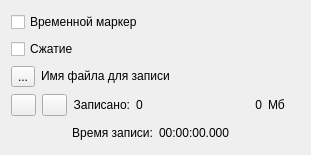
<?xml version="1.0" encoding="UTF-8"?>
<ui version="4.0">
 <class>RecorderForm</class>
 <widget class="QWidget" name="RecorderForm">
  <property name="geometry">
   <rect>
    <x>0</x>
    <y>0</y>
    <width>311</width>
    <height>155</height>
   </rect>
  </property>
  <property name="windowTitle">
   <string>Form</string>
  </property>
  <layout class="QVBoxLayout" name="verticalLayout">
   <item>
    <widget class="QCheckBox" name="cbTimeMarker">
     <property name="text">
      <string>Временной маркер</string>
     </property>
    </widget>
   </item>
   <item>
    <widget class="QCheckBox" name="cbCompression">
     <property name="text">
      <string>Сжатие</string>
     </property>
    </widget>
   </item>
   <item>
    <layout class="QHBoxLayout" name="horizontalLayout_4">
     <item>
      <widget class="QToolButton" name="tbFileNameForRecording">
       <property name="text">
        <string>...</string>
       </property>
      </widget>
     </item>
     <item>
      <widget class="QLabel" name="lbFileNameForRecording">
       <property name="maximumSize">
        <size>
         <width>16777215</width>
         <height>20</height>
        </size>
       </property>
       <property name="text">
        <string>Имя файла для записи</string>
       </property>
      </widget>
     </item>
    </layout>
   </item>
   <item>
    <layout class="QHBoxLayout" name="horizontalLayout_7">
     <item>
      <widget class="QPushButton" name="pbStartStopRecord">
       <property name="maximumSize">
        <size>
         <width>25</width>
         <height>16777215</height>
        </size>
       </property>
       <property name="text">
        <string/>
       </property>
       <property name="icon">
        <iconset resource="../res/buttons.qrc">
         <normaloff>:/Buttons/media-record-16.png</normaloff>
         <normalon>:/Buttons/media-stop-32.png</normalon>:/Buttons/media-record-16.png</iconset>
       </property>
      </widget>
     </item>
     <item>
      <widget class="QPushButton" name="pbPauseRecord">
       <property name="maximumSize">
        <size>
         <width>25</width>
         <height>16777215</height>
        </size>
       </property>
       <property name="text">
        <string/>
       </property>
       <property name="icon">
        <iconset resource="../res/buttons.qrc">
         <normaloff>:/Buttons/media-pause-16.png</normaloff>:/Buttons/media-pause-16.png</iconset>
       </property>
       <property name="flat">
        <bool>false</bool>
       </property>
      </widget>
     </item>
     <item>
      <widget class="QLabel" name="lbRecorded">
       <property name="maximumSize">
        <size>
         <width>16777215</width>
         <height>20</height>
        </size>
       </property>
       <property name="text">
        <string>Записано:</string>
       </property>
       <property name="alignment">
        <set>Qt::AlignRight|Qt::AlignTrailing|Qt::AlignVCenter</set>
       </property>
      </widget>
     </item>
     <item>
      <widget class="QLabel" name="lbRecordedCount">
       <property name="minimumSize">
        <size>
         <width>60</width>
         <height>0</height>
        </size>
       </property>
       <property name="maximumSize">
        <size>
         <width>16777215</width>
         <height>20</height>
        </size>
       </property>
       <property name="text">
        <string>0</string>
       </property>
      </widget>
     </item>
     <item>
      <widget class="QLabel" name="lbRecordedSize">
       <property name="minimumSize">
        <size>
         <width>60</width>
         <height>0</height>
        </size>
       </property>
       <property name="maximumSize">
        <size>
         <width>16777215</width>
         <height>20</height>
        </size>
       </property>
       <property name="text">
        <string>0</string>
       </property>
       <property name="alignment">
        <set>Qt::AlignRight|Qt::AlignTrailing|Qt::AlignVCenter</set>
       </property>
      </widget>
     </item>
     <item>
      <widget class="QLabel" name="lb">
       <property name="maximumSize">
        <size>
         <width>16777215</width>
         <height>20</height>
        </size>
       </property>
       <property name="text">
        <string>Мб</string>
       </property>
      </widget>
     </item>
    </layout>
   </item>
   <item>
    <layout class="QHBoxLayout" name="horizontalLayout">
     <item>
      <widget class="QLabel" name="label_2">
       <property name="maximumSize">
        <size>
         <width>16777215</width>
         <height>20</height>
        </size>
       </property>
       <property name="text">
        <string>Время записи:</string>
       </property>
       <property name="alignment">
        <set>Qt::AlignRight|Qt::AlignTrailing|Qt::AlignVCenter</set>
       </property>
      </widget>
     </item>
     <item>
      <widget class="QLabel" name="lb_recTime">
       <property name="maximumSize">
        <size>
         <width>16777215</width>
         <height>20</height>
        </size>
       </property>
       <property name="text">
        <string>00:00:00.000</string>
       </property>
      </widget>
     </item>
    </layout>
   </item>
  </layout>
 </widget>
 <resources>
  <include location="../res/buttons.qrc"/>
 </resources>
 <connections/>
</ui>
